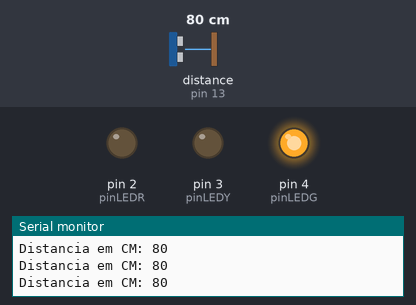
Bench run of a sketch on a simulated Arduino Uno, built with avr-gcc and run on an emulated ATmega328P. Parts: output pins drawn as LEDs (lit = HIGH), the last lines printed to the serial monitor. The inputs (shaded band) are chosen by the test bench; at power-on: distance to the obstacle (sensor on pin 13) 80 cm. The echo pulse lasts 58.3 µs per cm.

Above: at 1.2 s.
1.3 s: distance to the obstacle (sensor on pin 13) set to 2 cm
At 1.8 s:
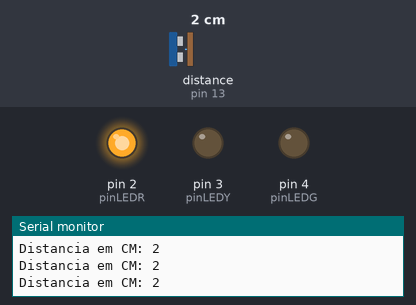
2.8 s: distance to the obstacle (sensor on pin 13) set to 8 cm
5.8 s: distance to the obstacle (sensor on pin 13) set to 11 cm
At 6.2 s:
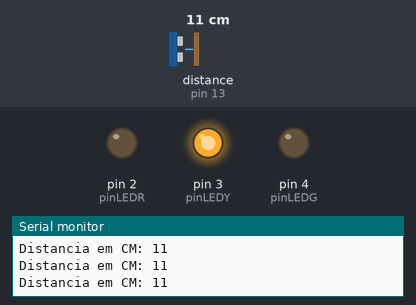
7.3 s: distance to the obstacle (sensor on pin 13) set to 35 cm
At 7.6 s:
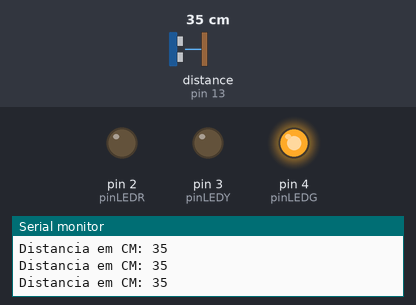
10.3 s: distance to the obstacle (sensor on pin 13) set to 18 cm
At 10.8 s:
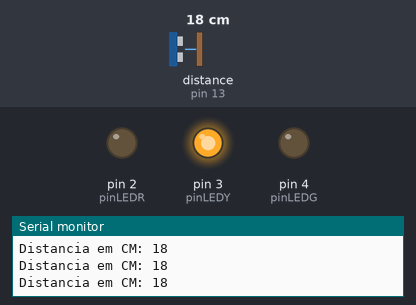
Timing chart, 0 to 13.3 s (numbered marks = the images above; inputs shaded):
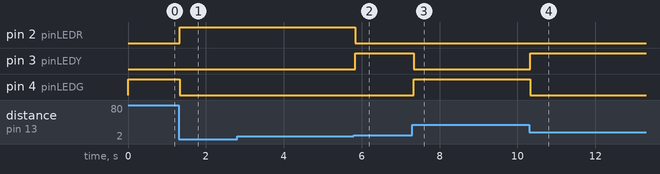

Measured:
- the behaviour switches between 9 and 10 cm on distance to the obstacle (sensor on pin 13) (found by bisection; images 1 and 2)
- after the input at 1.3 s, pin 2 (pinLEDR): LOW → HIGH at once; pin 4 (pinLEDG): HIGH → LOW at once
- after the input at 5.8 s, pin 2 (pinLEDR): HIGH → LOW at once; pin 3 (pinLEDY): LOW → HIGH at once
- after the input at 7.3 s, pin 3 (pinLEDY): HIGH → LOW at once; pin 4 (pinLEDG): LOW → HIGH at once
- after the input at 10.3 s, pin 3 (pinLEDY): LOW → HIGH at once; pin 4 (pinLEDG): HIGH → LOW at once

The sketch:

ArduinoRobotica_SensorSonicoRYG.ino
```cpp
#include <Ultrasonic.h> //Incluindo a biblioteca do ultrasonic
//trigger 12
//echo 13
// vcc 5v
//gnd gnd
Ultrasonic ultrasonic(12, 13);  //trigger,echo
int distancia;
const int pinLEDR = 2;                              //define o nome do led e sua posição
const int pinLEDY = 3;
const int pinLEDG = 4;


void setup() {
                                                    // put your setup code here, to run once:
Serial.begin(9600);
pinMode(pinLEDR, OUTPUT);                         //define que tipo informação será transmitida, INPUT = receber, OUTPUT = saida
pinMode(pinLEDY, OUTPUT);
pinMode(pinLEDG, OUTPUT);

}

void loop() {
                                                    // put your main code here, to run repeatedly:
distancia = ultrasonic.read();                      //variavel usada pra calcular distancia em centímetros
Serial.print ("Distancia em CM: ");
Serial.println (distancia);
if(distancia >= 0 && distancia <= 9){
digitalWrite(pinLEDR, HIGH);
digitalWrite(pinLEDY, LOW);
digitalWrite(pinLEDG, LOW);
} else if(distancia >= 10 && distancia <= 19){
  digitalWrite(pinLEDY, HIGH);
  digitalWrite(pinLEDR, LOW);
  digitalWrite(pinLEDG, LOW);
}else if(distancia > 20) {
    digitalWrite(pinLEDR, LOW);
    digitalWrite(pinLEDY, LOW);
    digitalWrite(pinLEDG, HIGH);
}else{
  digitalWrite(pinLEDY, LOW);
  digitalWrite(pinLEDR, LOW);
  digitalWrite(pinLEDG, LOW);
}
}
```
